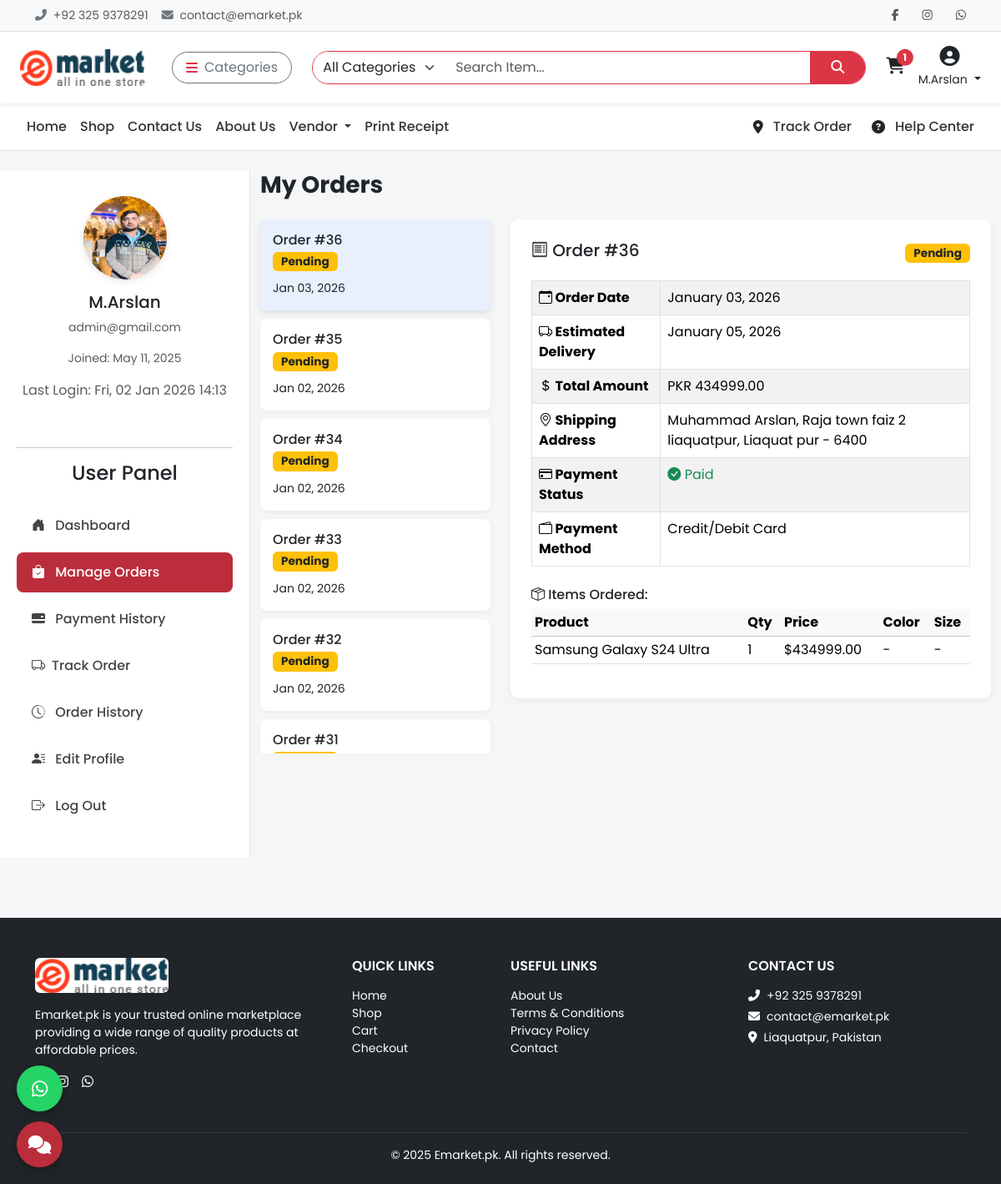
/my-orders/ (signed in), run on the app's committed database.
### api/models.py (models this page shows, shortened)
class Cart(models.Model):
    user = models.ForeignKey(settings.AUTH_USER_MODEL, on_delete=models.CASCADE, null=True, blank=True)
    session_key = models.CharField(max_length=40, null=True, blank=True)
    created_at = models.DateTimeField(auto_now_add=True)
    coupon = models.ForeignKey(Coupon, on_delete=models.SET_NULL, null=True, blank=True)
    total = models.DecimalField(max_digits=10, decimal_places=2, default=0)
    def total_amount(self):
        return self.total
    @property
    def total_items(self):
        return sum(item.quantity for item in self.items.all())
    @staticmethod
    def get_or_create_cart(request):
        if request.user.is_authenticated:
            cart, _ = Cart.objects.get_or_create(user=request.user, session_key=None)
        else:
            session_key = request.session.session_key
            if not session_key:
                request.session.create()
                session_key = request.session.session_key
            cart, _ = Cart.objects.get_or_create(user=None, session_key=session_key)
        return cart

class CartItem(models.Model):
    cart = models.ForeignKey(Cart, related_name='items', on_delete=models.CASCADE)
    product = models.ForeignKey('Product', on_delete=models.CASCADE)
    color = models.ForeignKey('ProductColorVariant', on_delete=models.SET_NULL, null=True, blank=True)
    size = models.ForeignKey('ProductSizeVariant', on_delete=models.SET_NULL, null=True, blank=True)
    quantity = models.PositiveIntegerField(default=1)
    @property
    def total_price(self):
        base_price = self.product.base_price
        color_price = self.color.price if self.color else Decimal(0)
        size_price = self.size.price if self.size else Decimal(0)
        return (base_price + color_price + size_price) * self.quantity

class CustomUser(AbstractUser):
    email = models.EmailField(unique=True)
    phone = models.CharField(max_length=20, blank=True)
    profile_image = models.ImageField(upload_to='profiles/', blank=True, null=True)
    is_vendor = models.BooleanField(default=False)
    is_customer = models.BooleanField(default=True)
    address = models.TextField(blank=True)

class Order(models.Model):
    STATUS_CHOICES = [
        ('Pending', 'Pending'),
        ('Processing', 'Processing'),
        ('Shipped', 'Shipped'),
        ('Delivered', 'Delivered'),
        ('Cancelled', 'Cancelled'),
        ('Returned', 'Returned'),
    ]
    user = models.ForeignKey(settings.AUTH_USER_MODEL, on_delete=models.SET_NULL, null=True, blank=True)
    full_name = models.CharField(max_length=255)
    email = models.EmailField()
    phone = models.CharField(max_length=20)
    address = models.TextField()
    city = models.CharField(max_length=100)
    zip_code = models.CharField(max_length=10)
    total_amount = models.DecimalField(max_digits=10, decimal_places=2)
    status = models.CharField(max_length=20, choices=STATUS_CHOICES, default='Pending')
    created_at = models.DateTimeField(auto_now_add=True)
    shipped_at = models.DateTimeField(null=True, blank=True)
    delivered_at = models.DateTimeField(null=True, blank=True)
    courier = models.CharField(max_length=100, blank=True, null=True)
    tracking_number = models.CharField(max_length=100, blank=True, null=True)
    estimated_delivery = models.DateField(default=default_estimated_delivery, null=True, blank=True)

class OrderItem(models.Model):
    order = models.ForeignKey(Order, related_name='items', on_delete=models.CASCADE)
    product = models.ForeignKey(Product, on_delete=models.CASCADE)
    color = models.CharField(max_length=50, blank=True, null=True)
    size = models.CharField(max_length=50, blank=True, null=True)
    price = models.DecimalField(max_digits=10, decimal_places=2)
    quantity = models.PositiveIntegerField()

class Product(models.Model):
    name = models.CharField(max_length=255)
    slug = models.SlugField(unique=True, blank=True)
    category = models.ForeignKey(Category, on_delete=models.CASCADE, related_name='products')
    short_details = models.TextField()
    description = models.TextField()
    brand = models.CharField(max_length=100, blank=True)
    base_price = models.DecimalField(max_digits=10, decimal_places=2)
    stock = models.PositiveIntegerField()
    image = models.ImageField(upload_to='products/')
    is_available = models.BooleanField(default=False)
    tags = models.CharField(max_length=255, blank=True, help_text="Comma-separated tags")
    created_at = models.DateTimeField(auto_now_add=True)
    updated_at = models.DateTimeField(auto_now=True)
    vendor = models.ForeignKey(Vendor, on_delete=models.SET_NULL, null=True, related_name="products")
    created_by = models.ForeignKey(settings.AUTH_USER_MODEL, on_delete=models.SET_NULL, null=True, related_name="products_added")

### api/userdashviews.py (the view)
# urls.py: path('my-orders/', userdashviews.my_orders, name='my_orders'),
def my_orders(request):
    orders = Order.objects.filter(user=request.user).order_by('-created_at')
    return render(request, 'customers/my_orders.html', {'orders': orders})

### api/context_processors.py (called while the page is built)
def cart_total_items(request):
    cart = Cart.get_or_create_cart(request)
    return {'cart': cart}

### templates/customers/my_orders.html (shortened to what this page needs)
{% extends 'base.html' %}
{% load static %}
{% block content %}
<div class="container-fluid py-4">
  <div class="row">
    <div class="col-md-3 sidebar">
      <div class="text-center mb-4">
        <img
        src="{% if request.user.profile_image %}{{ request.user.profile_image.url }}{% else %}{% static 'images/default-user.png' %}{% endif %}"
        alt="User Image"
        class="user-img"
      ><h5>{{ request.user.username }}</h5>
        <p class="text-muted small">{{ request.user.email }}</p>
        <p class="small text-muted">Joined: {{ request.user.date_joined|date:"M d, Y" }}</p>
          {% if request.user.last_login %}
  <p class="text-muted">Last Login: {{ request.user.last_login|date:"D, d M Y H:i" }}</p>
  {% endif %}
      </div>
      <hr>
      {% include 'includes/sidebar_user.html' %}
    </div>
    <div class="col-md-9">
      <h3 class="fw-bold mb-4">My Orders</h3>
      {% if orders %}
        <div class="row">
          <div class="col-md-4 order-list">
            {% for order in orders %}
              <div class="order-summary" data-order-id="{{ order.id }}">
                <h6 class="mb-1">Order #{{ order.id }}</h6>
                <span class="badge badge-status
                  {% if order.status == 'Delivered' %}bg-success
                  {% elif order.status == 'Cancelled' %}bg-danger
                  {% elif order.status == 'Shipped' %}bg-info text-dark
                  {% else %}bg-warning text-dark{% endif %}">
                  {{ order.status }}
                </span>
                <p class="mb-0 mt-2"><small>{{ order.created_at|date:"M d, Y" }}</small></p>
              </div>
            {% endfor %}
          </div>
<div class="col-md-8">
  {% for order in orders %}
    <div class="order-details d-none fade-panel" id="order-{{ order.id }}">
      <div class="d-flex justify-content-between align-items-center mb-3">
        <h5><i class="bi bi-receipt"></i> Order #{{ order.id }}</h5>
        <span class="badge badge-status
          {% if order.status == 'Delivered' %}bg-success
          {% elif order.status == 'Cancelled' %}bg-danger
          {% elif order.status == 'Shipped' %}bg-info text-dark
          {% else %}bg-warning text-dark{% endif %}">
          {{ order.status }}
        </span>
      </div>
      <table class="table table-bordered table-striped">
        <tbody>
          <tr>
            <th><i class="bi bi-calendar-event"></i> Order Date</th>
            <td>{{ order.created_at|date:"F d, Y" }}</td>
          </tr>
          <tr>
            <th><i class="bi bi-truck"></i> Estimated Delivery</th>
            <td>{{ order.estimated_delivery|date:"F d, Y" }}</td>
          </tr>
          <tr>
            <th><i class="bi bi-currency-dollar"></i> Total Amount</th>
            <td>PKR {{ order.total_amount }}</td>
          </tr>
          <tr>
            <th><i class="bi bi-geo-alt"></i> Shipping Address</th>
            <td>{{ order.full_name }}, {{ order.address }}, {{ order.city }} - {{ order.zip_code }}</td>
          </tr>
          <tr>
            <th><i class="bi bi-credit-card"></i> Payment Status</th>
            <td>
              {% if order.payment.payment_status == 'Success' %}
                <span class="text-success"><i class="bi bi-check-circle-fill"></i> Paid</span>
              {% else %}
                <span class="text-warning"><i class="bi bi-exclamation-circle-fill"></i> {{ order.payment.payment_status }}</span>
              {% endif %}
            </td>
          </tr>
          <tr>
            <th><i class="bi bi-wallet2"></i> Payment Method</th>
            <td>Credit/Debit Card</td>
          </tr>
        </tbody>
      </table>
      <h6 class="mt-4"><i class="bi bi-box-seam"></i> Items Ordered:</h6>
      <table class="table table-sm table-hover">
        <thead class="table-light">
          <tr>
            <th>Product</th>
            <th>Qty</th>
            <th>Price</th>
            <th>Color</th>
            <th>Size</th>
          </tr>
        </thead>
        <tbody>
          {% for item in order.items.all %}
            <tr>
              <td>{{ item.product.name }}</td>
              <td>{{ item.quantity }}</td>
              <td>${{ item.price }}</td>
              <td>{{ item.color|default:"-" }}</td>
              <td>{{ item.size|default:"-" }}</td>
            </tr>
          {% endfor %}
        </tbody>
      </table>
    </div>
  {% endfor %}
</div>
        </div>
      {% else %}
        <div class="text-center text-muted mt-5">
          <p>You haven't placed any orders yet.</p>
          <a href="{% url 'product_list' %}" class="btn btn-primary mt-3">Shop Now</a>
        </div>
      {% endif %}
    </div>
  </div>
</div>
{% include 'includes/footer.html' %}
{% endblock %}

### templates/includes/header.html (shortened to what this page needs)
{% load static %}
<div class="topbar border-bottom bg-light py-2 small">
  <div class="container d-flex justify-content-between align-items-center flex-wrap">
    <div class="text-muted d-flex align-items-center gap-3">
      <span><i class="fas fa-phone-alt me-1 text-secondary"></i> +92 325 9378291</span>
      <span><i class="fas fa-envelope me-1 text-secondary"></i> contact@emarket.pk</span>
    </div>
    <div class="d-flex align-items-center gap-3 mt-2 mt-md-0">
      <a href="https://www.facebook.com/ChoudharyMuhammadArslan" class="text-muted"><i class="fab fa-facebook-f"></i></a>
      <a href="https://www.instagram.com/choudharymuhammadarslan/" class="text-muted"><i class="fab fa-instagram"></i></a>
      <a href="https://wa.me/923229989145" class="text-muted"><i class="fab fa-whatsapp"></i></a>
    </div>
  </div>
</div>
<nav class="navbar navbar-expand-lg bg-white shadow-sm py-3 sticky-top">
  <div class="container-fluid px-4">
    <a class="navbar-brand fw-bold me-4 d-flex align-items-center" href="{% url 'home' %}">
      <img src="{% static 'images/logo.jpg' %}" alt="Logo" width="150" height="30" class="me-2 rounded">
    </a>
    <div class="dropdown me-3">
      <button class="btn btn-outline-secondary d-flex align-items-center rounded-pill px-3" type="button" data-bs-toggle="dropdown">
        <i class="fas fa-bars me-2 text-danger"></i> Categories
      </button>
    </div>
    <form class="d-flex flex-grow-1 mx-2" method="GET" action="{% url 'search_products' %}">
      <div class="input-group rounded-pill overflow-hidden border border-danger">
        <select name="category" class="form-select border-0" style="max-width: 160px;">
          <option value="">All Categories</option>
        </select>
        <input type="search" name="q" class="form-control border-0" placeholder="Search Item..." required>
        <button class="btn btn-danger rounded-0 px-4" type="submit"><i class="fas fa-search"></i></button>
      </div>
    </form>
    <div class="d-flex align-items-center ms-3 gap-3">
      <a href="#" id="cart-icon" class="text-dark position-relative" data-bs-toggle="offcanvas" data-bs-target="#cartSidebar">
        <i class="fas fa-shopping-cart fs-5"></i>
        {% if cart.total_items > 0 %}
        <span class="position-absolute top-0 start-100 translate-middle badge rounded-pill bg-danger">
          {{ cart.total_items }}
        </span>
        {% endif %}
        <br>
      </a>
{% if user.is_authenticated %}
  <div class="dropdown text-center">
    <a href="#" class="text-dark text-decoration-none dropdown-toggle" data-bs-toggle="dropdown">
      <i class="fas fa-user-circle fs-4"></i><br>
      <small>{{ user.username }}</small>
    </a>
  </div>
{% else %}
  <a href="#" class="text-dark text-decoration-none text-center" data-bs-toggle="modal" data-bs-target="#loginModal">
    <i class="fas fa-sign-in-alt fs-5"></i><br><small>Login</small>
  </a>
{% endif %}
    </div>
  </div>
</nav>

### templates/base.html (style rules this page uses)
* { font-family: 'Poppins', sans-serif; }
body { background-color: #f4f4f4; }
.topbar { background-color: #f8f9fa; font-size: 14px; padding: 6px 0; }
.topbar a { color: #333; margin-left: 12px; transition: color 0.2s ease; }
.navbar-brand img { height: 44px; }

### templates/customers/my_orders.html (style rules this page uses)
body { background-color: #f4f6f8; font-family: 'Poppins', sans-serif; }
.sidebar { background: white; height: 100%; position: sticky; top: 0; padding: 30px 20px; border-right: 1px solid #e0e0e0; display: flex; flex-direction: column; }
.user-img { width: 100px; height: 100px; object-fit: cover; border-radius: 50%; margin: 0 auto 15px; display: block; box-shadow: 0 2px 8px rgba(0, 0, 0, 0.1); }
.user-img { width: 100px; height: 100px; object-fit: cover; border-radius: 50%; box-shadow: 0 2px 8px rgba(0, 0, 0, 0.1); }
.order-list { max-height: 80vh; overflow-y: auto; }
.order-summary { cursor: pointer; padding: 15px; margin-bottom: 10px; background: white; border-radius: 8px; transition: all 0.2s; box-shadow: 0 2px 6px rgba(0, 0, 0, 0.05); }
.order-summary:hover, .order-summary.active { background-color: #e8f0fe; box-shadow: 0 3px 8px rgba(0, 0, 0, 0.1); }
.order-details { background: white; padding: 25px; border-radius: 10px; box-shadow: 0 3px 8px rgba(0, 0, 0, 0.05); }
.badge-status { font-size: 0.85rem; padding: 5px 10px; }
.fade-panel { animation: fadeIn 0.4s ease-in; }

### data on the page
Cart: total_items "1"
CustomUser: username "M.Arslan", profile_image (picture), user.username "M.Arslan", user.email "admin@gmail.com", user.date_joined "May 11, 2025", user.last_login "Fri, 02 Jan 2026 14:13"
Order: id "36", status "Pending", created_at "Jan 03, 2026", created_at "January 03, 2026", estimated_delivery "January 05, 2026", total_amount "434999.00", full_name "Muhammad Arslan", address "Raja town faiz 2 liaquatpur", city "Liaquat pur", zip_code "6400", shows "Paid"
Order: id "35", status "Pending", created_at "Jan 02, 2026"
Order: id "34", status "Pending", created_at "Jan 02, 2026"
Order: id "33", status "Pending", created_at "Jan 02, 2026"
Order: id "32", status "Pending", created_at "Jan 02, 2026"
Order: id "31"
OrderItem: product.name "Samsung Galaxy S24 Ultra", quantity "1", price "434999.00", color "-", size "-"

### other printed values
{{ year|default:2025 }} "2025"
